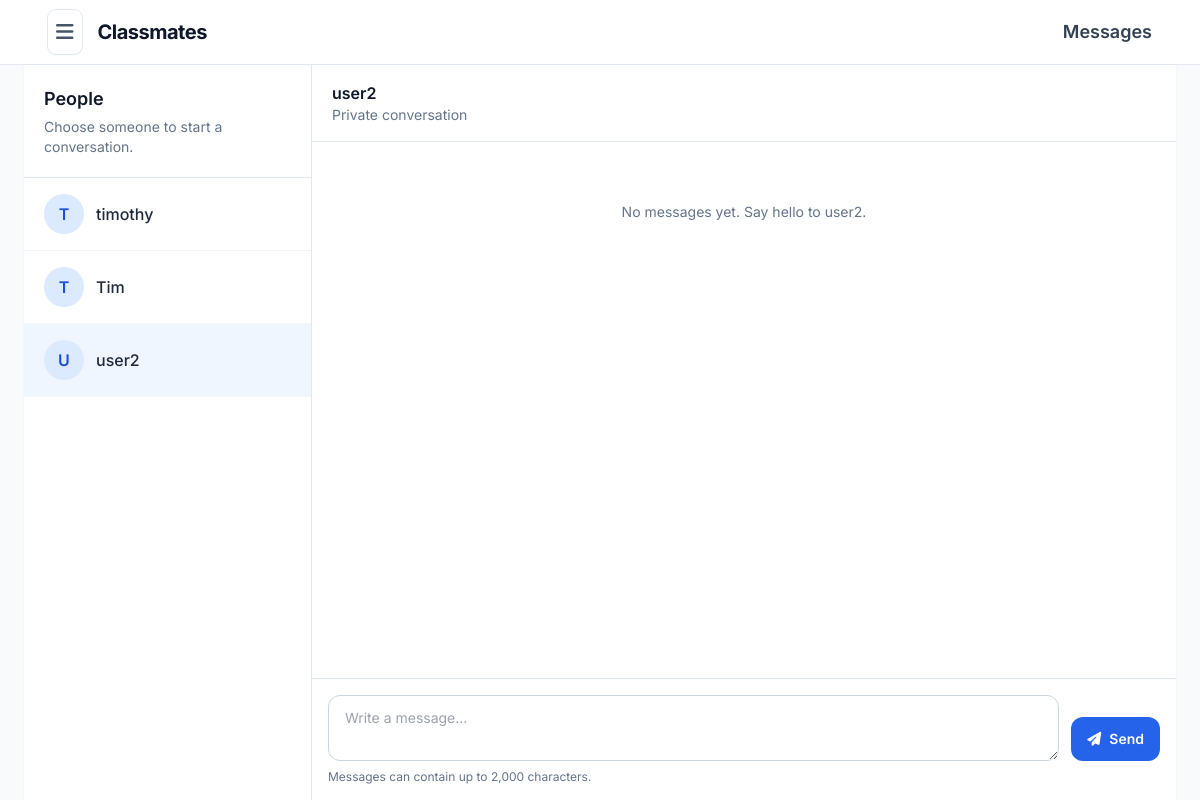
The app's page /chat/user2/ (signed in), older data.
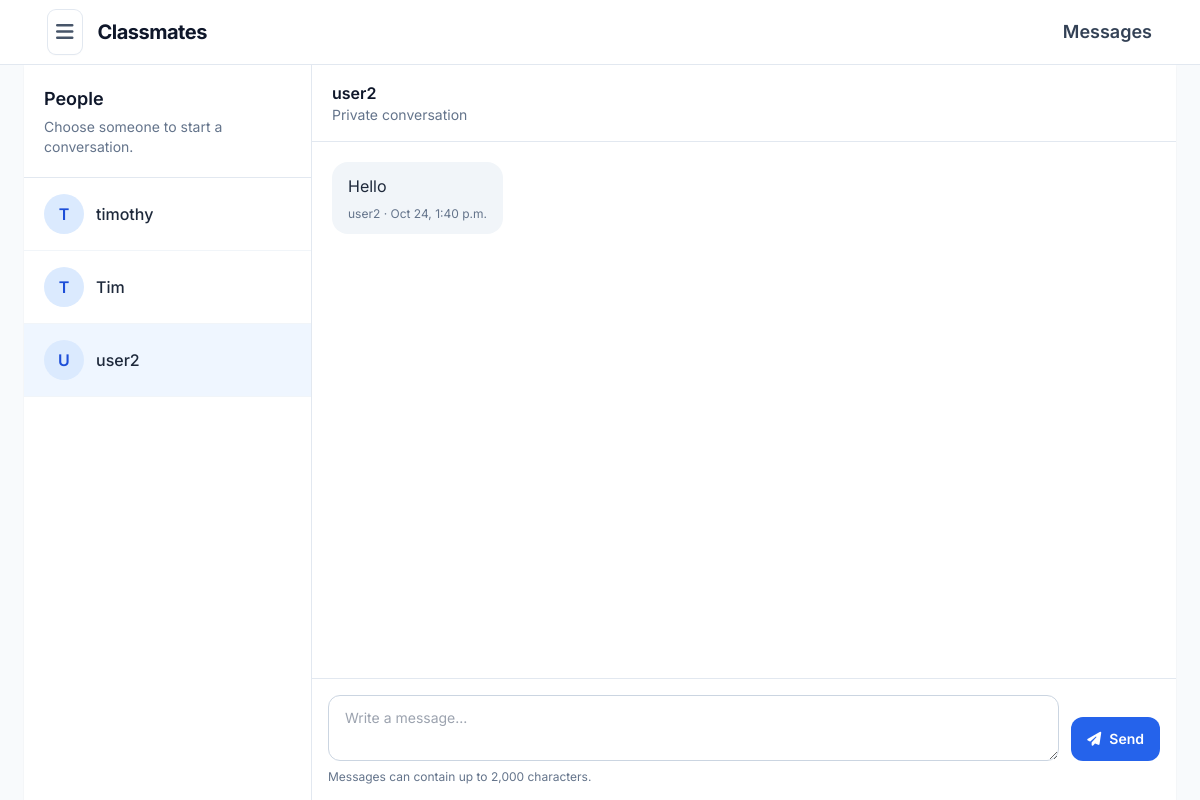
The same page, newer data.
### myapp/models.py (models this page shows, shortened)
class Message(models.Model):
    sender = models.ForeignKey(
        settings.AUTH_USER_MODEL,
        on_delete=models.CASCADE,
        related_name="sent_messages",
    )
    receiver = models.ForeignKey(
        settings.AUTH_USER_MODEL,
        on_delete=models.CASCADE,
        related_name="received_messages",
    )
    content = models.TextField(max_length=2000)
    timestamp = models.DateTimeField(auto_now_add=True)
    class Meta:
        ordering = ["timestamp", "pk"]

### chat.py (the view)
# urls.py: path("chat/<str:username>/", get_conversation, name="chat_conversation"),
@login_required
def get_conversation(request, username):
    recipient = get_object_or_404(
        _available_recipients(request),
        username=username,
    )
    conversation_messages = Message.objects.filter(
        Q(sender=request.user, receiver=recipient)
        | Q(sender=recipient, receiver=request.user)
    ).select_related("sender", "receiver")
    return render(
        request,
        "chat.html",
        {
            "recipients": _available_recipients(request),
            "recipient": recipient,
            "conversation_messages": conversation_messages,
        },
    )

### chat.py (called while the page is built)
def _available_recipients(request):
    user_model = get_user_model()
    return user_model.objects.filter(is_active=True).exclude(pk=request.user.pk)

### templates/chat.html (shortened to what this page needs)
<!DOCTYPE html>
<html lang="en">
<head>
    <script src="https://cdn.tailwindcss.com"></script>
    <link rel="stylesheet" href="https://cdnjs.cloudflare.com/ajax/libs/font-awesome/6.4.0/css/all.min.css">
</head>
<body class="min-h-screen bg-slate-50 font-sans text-slate-800">
    <header class="border-b border-slate-200 bg-white">
        <div class="mx-auto flex h-16 max-w-6xl items-center gap-4 px-4 sm:px-6">
            {% include "includes/menu.html" %}
            <a href="{% url 'home' %}" class="font-bold text-xl tracking-tight text-slate-900">Classmates</a>
            <h1 class="ml-auto text-lg font-semibold text-slate-700">Messages</h1>
        </div>
    </header>
    <main class="mx-auto grid min-h-[calc(100vh-4rem)] max-w-6xl grid-cols-1 bg-white shadow-sm md:grid-cols-[18rem_1fr]">
        <aside class="border-b border-slate-200 md:border-b-0 md:border-r">
            <div class="border-b border-slate-200 p-5">
                <h2 class="text-lg font-semibold text-slate-900">People</h2>
                <p class="mt-1 text-sm text-slate-500">Choose someone to start a conversation.</p>
            </div>
            <nav aria-label="People to message" class="max-h-72 overflow-y-auto md:max-h-[calc(100vh-10rem)]">
                {% for person in recipients %}
                    <a href="{% url 'chat_conversation' person.username %}" class="flex items-center gap-3 border-b border-slate-100 px-5 py-4 hover:bg-slate-50 {% if recipient.pk == person.pk %}bg-blue-50{% endif %}">
                        <span class="flex h-10 w-10 items-center justify-center rounded-full bg-brand-100 font-semibold text-brand-700">{{ person.username|first|upper }}</span>
                        <span class="truncate font-medium text-slate-800">{{ person.username }}</span>
                    </a>
                {% empty %}
                    <p class="p-5 text-sm text-slate-500">No other members are available to message yet.</p>
                {% endfor %}
            </nav>
        </aside>
        <section class="flex min-h-[60vh] flex-col md:min-h-0" aria-label="Conversation">
            {% if recipient %}
                <div class="border-b border-slate-200 px-5 py-4">
                    <h2 class="font-semibold text-slate-900">{{ recipient.username }}</h2>
                    <p class="text-sm text-slate-500">Private conversation</p>
                </div>
                <div id="conversation" class="flex-1 space-y-4 overflow-y-auto p-5" aria-live="polite">
                    {% for message in conversation_messages %}
                        <div class="flex {% if message.sender_id == request.user.id %}justify-end{% else %}justify-start{% endif %}">
                            <article class="max-w-[85%] rounded-2xl px-4 py-3 {% if message.sender_id == request.user.id %}bg-brand-600 text-white{% else %}bg-slate-100 text-slate-800{% endif %}">
                                <p class="whitespace-pre-wrap break-words">{{ message.content }}</p>
                                <p class="mt-2 text-right text-xs {% if message.sender_id == request.user.id %}text-blue-100{% else %}text-slate-500{% endif %}">
                                    {% if message.sender_id == request.user.id %}You{% else %}{{ message.sender.username }}{% endif %}
                                    · {{ message.timestamp|date:"M j, g:i a" }}
                                </p>
                            </article>
                        </div>
                    {% empty %}
                        <p class="py-10 text-center text-sm text-slate-500">No messages yet. Say hello to {{ recipient.username }}.</p>
                    {% endfor %}
                </div>
                <form method="post" action="{% url 'send_message' recipient.username %}" class="border-t border-slate-200 p-4">
                    <div class="flex items-end gap-3">
                        <textarea id="message-content" name="content" rows="2" maxlength="2000" required placeholder="Write a message..." class="min-h-12 flex-1 resize-y rounded-xl border border-slate-300 px-4 py-3 text-sm focus:border-brand-500 focus:outline-none focus:ring-1 focus:ring-brand-500"></textarea>
                        <button type="submit" class="inline-flex items-center gap-2 rounded-xl bg-brand-600 px-4 py-3 text-sm font-semibold text-white hover:bg-brand-700 focus:outline-none focus:ring-2 focus:ring-brand-500 focus:ring-offset-2">
                            <i class="fa-solid fa-paper-plane"></i>
                            <span>Send</span>
                        </button>
                    </div>
                    <p class="mt-2 text-xs text-slate-500">Messages can contain up to 2,000 characters.</p>
                </form>
            {% endif %}
        </section>
    </main>
</body>
</html>

### templates/includes/menu.html (shortened to what this page needs)
<div class="relative">
    <button id="menu-toggle" type="button" aria-expanded="false" aria-controls="site-menu" aria-label="Open menu" class="rounded-lg bg-white p-2 text-slate-600 shadow-sm ring-1 ring-slate-200 hover:bg-slate-50 hover:text-brand-600">
        <i class="fa-solid fa-bars text-xl"></i>
    </button>
</div>

Row changes from the older to the newer data that the page shows:
added Message: content "Hello", sender.username "user2", timestamp "Oct 24, 1:40 p.m."
Text that changed along with them:
{{ recipient.username }}: "user2" → (not shown)
text no longer shown: "No messages yet. Say hello to ."
